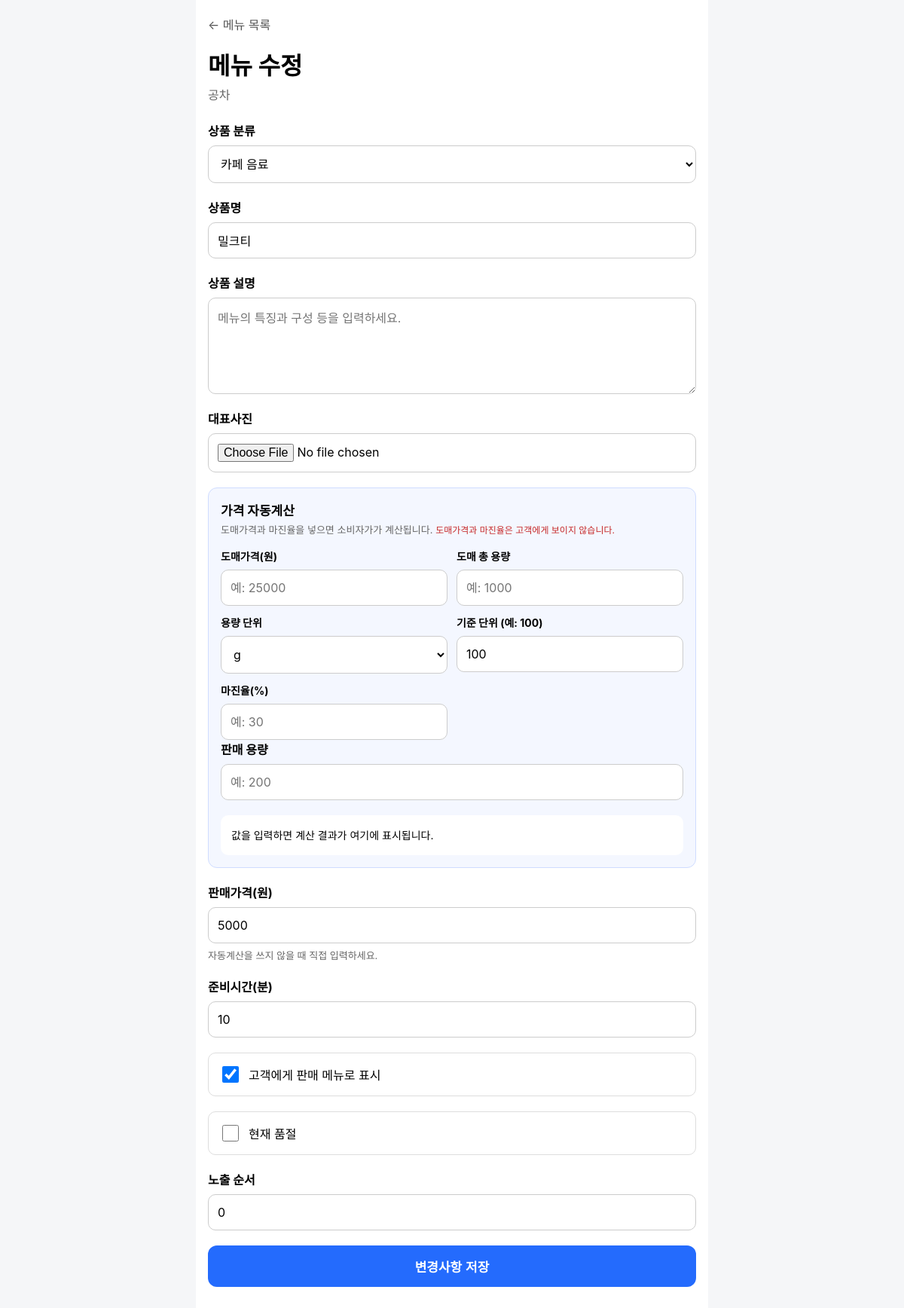
/stores/owner/products/1/edit/ (signed in), run on the app's committed database.
### stores/models.py (models this page shows, shortened)
class Store(models.Model):
    owner = models.ForeignKey(
        settings.AUTH_USER_MODEL,
        on_delete=models.PROTECT,
        related_name="owned_stores",
        verbose_name="점주",
        null=True,
        blank=True,
    )
    name = models.CharField(
        "매장명",
        max_length=100,
    )
    address = models.CharField(
        "주소",
        max_length=200,
    )
    phone = models.CharField(
        "전화번호",
        max_length=20,
        blank=True,
    )
    is_active = models.BooleanField(
        "운영 여부",
        default=True,
    )
    created_at = models.DateTimeField(
        "등록일",
        auto_now_add=True,
    )

class Product(models.Model):
    CATEGORY_CHOICES = [
        ("coffee", "커피 원두·로스팅"),
        ("drink", "카페 음료"),
        ("fruit", "과일"),
        ("food", "음식 메뉴"),
    ]
    store = models.ForeignKey(
        Store,
        on_delete=models.CASCADE,
        related_name="products",
        verbose_name="매장",
    )
    category = models.CharField(
        "상품 분류",
        max_length=20,
        choices=CATEGORY_CHOICES,
    )
    name = models.CharField(
        "상품명",
        max_length=100,
    )
    description = models.TextField(
        "상품 설명",
        blank=True,
    )
    image = models.ImageField(
        "대표사진",
        upload_to="products/%Y/%m/",
        blank=True,
        null=True,
    )
    price = models.PositiveIntegerField(
        "가격",
    )
    preparation_minutes = models.PositiveIntegerField(
        "준비시간(분)",
        default=10,
    )
    is_available = models.BooleanField(
        "판매 여부",
        default=True,
    )
    is_sold_out = models.BooleanField(
        "품절 여부",
        default=False,
    )
    display_order = models.PositiveIntegerField(
        "노출 순서",
        default=0,
    )
    created_at = models.DateTimeField(
        "등록일",
        auto_now_add=True,
    )
    updated_at = models.DateTimeField(
        "수정일",
        auto_now=True,
    )
    UNIT_CHOICES = [
        ("g", "g"),
        ("ml", "ml"),
        ("ea", "개"),
    ]
    wholesale_price = models.PositiveIntegerField(
        "도매가격(원)",
        null=True,
        blank=True,
    )
    wholesale_amount = models.DecimalField(
        "도매 총 용량",
        max_digits=10,
        decimal_places=2,
        null=True,
        blank=True,
    )
    unit_type = models.CharField(
        "용량 단위",
        max_length=5,
        choices=UNIT_CHOICES,
        default="g",
    )
    unit_base = models.PositiveIntegerField(
        "기준 단위",
        default=100,
    )
    margin_percent = models.DecimalField(
        "마진율(%)",
        max_digits=5,
        decimal_places=2,
        null=True,
        blank=True,
    )
    sale_amount = models.DecimalField(
        "판매 용량",
        max_digits=10,
        decimal_places=2,
        null=True,
        blank=True,
    )

### stores/views.py (the view)
@login_required
def owner_product_update(request, product_id):
    product = get_object_or_404(
        Product,
        pk=product_id,
        store__owner=request.user,
    )
    if request.method == "POST":
        form = ProductForm(
            request.POST,
            request.FILES,
            instance=product,
        )
        if form.is_valid():
            product = form.save()
            messages.success(
                request,
                f"{product.name} 메뉴를 수정했습니다.",
            )
            return redirect(
                "stores:owner_product_list"
            )
    else:
        form = ProductForm(
            instance=product,
        )
    context = {
        "form": form,
        "store": product.store,
        "product": product,
        "page_title": "메뉴 수정",
        "submit_text": "변경사항 저장",
    }
    return render(
        request,
        "stores/owner_product_form.html",
        context,
    )

### stores/templates/stores/owner_product_form.html (shortened to what this page needs)
<!DOCTYPE html>
<html lang="ko">
<head>
</head>
<body>
    <main class="container">
        <a
            class="back-link"
            href="{% url 'stores:owner_product_list' %}"
        >
            ← 메뉴 목록
        </a>
        <h1>{{ page_title }}</h1>
        <p class="store-name">{{ store.name }}</p>
        <form
            method="post"
            enctype="multipart/form-data"
        >
            <div class="form-group">
                <label class="form-label">상품 분류</label>
                {{ form.category }}
            </div>
            <div class="form-group">
                <label class="form-label">상품명</label>
                {{ form.name }}
            </div>
            <div class="form-group">
                <label class="form-label">상품 설명</label>
                {{ form.description }}
            </div>
            <div class="form-group">
                <label class="form-label">대표사진</label>
                {{ form.image }}
            </div>
                        <section class="pricing-box">
                <h2>가격 자동계산</h2>
                <p class="pricing-help">
                    도매가격과 마진율을 넣으면 소비자가가 계산됩니다.
                    <span class="owner-only">
                        도매가격과 마진율은 고객에게 보이지 않습니다.
                    </span>
                </p>
                <div class="pricing-grid">
                    <div class="form-group">
                        <label class="form-label">도매가격(원)</label>
                        {{ form.wholesale_price }}
                    </div>
                    <div class="form-group">
                        <label class="form-label">도매 총 용량</label>
                        {{ form.wholesale_amount }}
                    </div>
                    <div class="form-group">
                        <label class="form-label">용량 단위</label>
                        {{ form.unit_type }}
                    </div>
                    <div class="form-group">
                        <label class="form-label">기준 단위 (예: 100)</label>
                        {{ form.unit_base }}
                    </div>
                    <div class="form-group">
                        <label class="form-label">마진율(%)</label>
                        {{ form.margin_percent }}
                    </div></div>
                    <div class="form-group">
                        <label class="form-label">판매 용량</label>
                        {{ form.sale_amount }}
                    </div>
                <div class="pricing-result" id="pricingResult">
                </div>
            </section>
            <div class="form-group">
                <label class="form-label">판매가격(원)</label>
                {{ form.price }}
                <p class="price-note" id="priceNote">
                </p>
            </div>
            <div class="form-group">
                <label class="form-label">준비시간(분)</label>
                {{ form.preparation_minutes }}
            </div>
            <div class="form-group">
                <label class="checkbox-row">
                    {{ form.is_available }}
                    <span>고객에게 판매 메뉴로 표시</span>
                </label>
            </div>
            <div class="form-group">
                <label class="checkbox-row">
                    {{ form.is_sold_out }}
                    <span>현재 품절</span>
                </label>
            </div>
            <div class="form-group">
                <label class="form-label">노출 순서</label>
                {{ form.display_order }}
            </div>
            <button
                class="submit-button"
                type="submit"
            >
                {{ submit_text }}
            </button>
        </form>
    </main>
</body>
</html>

### stores/templates/stores/owner_product_form.html (style rules this page uses)
* { box-sizing: border-box; }
body { margin: 0; background: #f5f6f8; font-family: -apple-system, BlinkMacSystemFont, "Segoe UI", sans-serif; }
.container { width: 100%; max-width: 680px; min-height: 100vh; margin: 0 auto; padding: 20px 16px 50px; background: white; }
.back-link { display: inline-block; margin-bottom: 18px; color: #555; text-decoration: none; }
h1 { margin: 0 0 5px; }
.store-name { margin: 0 0 24px; color: #666; }
.form-group { margin-bottom: 20px; }
.form-label { display: block; margin-bottom: 8px; font-weight: 700; }
.form-control { display: block; width: 100%; padding: 13px 12px; border: 1px solid #ccc; border-radius: 10px; background: white; font: inherit; }
.checkbox-row { display: flex; align-items: center; gap: 10px; padding: 14px; border: 1px solid #ddd; border-radius: 10px; }
.form-checkbox { width: 22px; height: 22px; }
.submit-button { width: 100%; padding: 15px; border: 0; border-radius: 12px; background: #246bfd; color: white; font-size: 17px; font-weight: 700; }
.pricing-box { padding: 16px; margin-bottom: 20px; border: 1px solid #cfdcff; border-radius: 12px; background: #f4f7ff; }
.pricing-box h2 { margin: 0 0 4px; font-size: 17px; }
.pricing-help { margin: 0 0 16px; color: #666; font-size: 13px; }
.pricing-grid { display: grid; grid-template-columns: 1fr 1fr; gap: 12px; }
.pricing-grid .form-group { margin-bottom: 0; }
.pricing-grid .form-label { font-size: 14px; }
.pricing-result { padding: 14px; margin-top: 16px; border-radius: 10px; background: white; font-size: 14px; line-height: 1.8; }
.owner-only { color: #c62828; font-size: 12px; }
.price-note { margin: 6px 0 0; color: #666; font-size: 13px; }

### data on the page
Store: name "공차"
Product: category "카페 음료", name "밀크티", unit_type "g", unit_base "100", price "5000", preparation_minutes "10", is_available "☑", display_order "0"

### other printed values
{{ page_title }} "메뉴 수정"
{{ submit_text }} "변경사항 저장"
